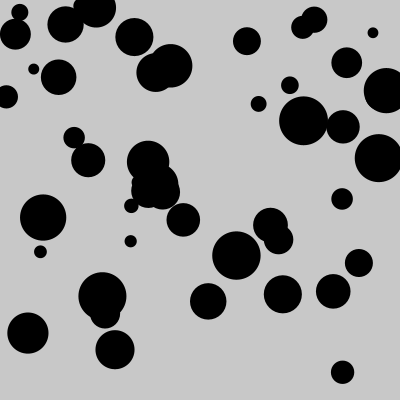
Frame 1 (no input)
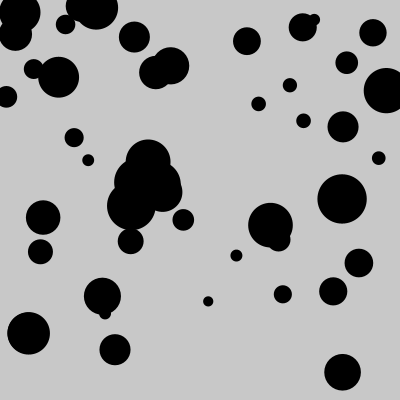
Frame 60 (the mouse pressed at the canvas centre just before this capture)
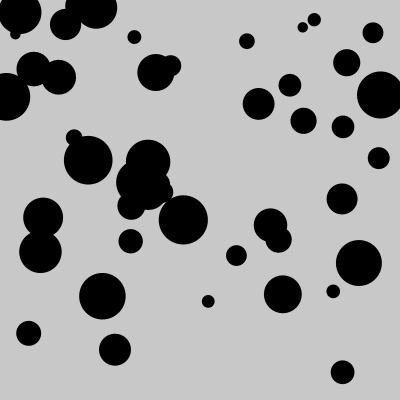
Frame 120 (the mouse held since frame 60 and released just before this capture)

The Processing sketch that drew these frames (run headless with seeded random() and noise(); from frame 60 on, the mouse is pressed at the canvas centre):

// Processing sketch: cc_11_arraylists
// ── cc_11_arraylists.pde
/**
 * Creative Coding HSOS/1617
 * Basic ArrayList example
 *
 * @author Jens de Boer <hello@jnsdbr.de>
 */

PVector[] positionsArray;
ArrayList<PVector> positions;

void setup()
{
    size(400, 400);
    smooth();
    noStroke();
    
    positionsArray = new PVector[50];
    positions = new ArrayList<PVector>();
    
    for (int i = 0; i < 50; i++)
    {
        positions.add(new PVector(random(width), random(height)));
    }
}

void draw()
{
    background(200);
    fill(0);
    
    for (PVector v: positions)
    {
        float size = random(10, 50);
        ellipse(v.x, v.y, size, size);
    }
    
    /*
    for (int i = 0; i < positions.size(); i++)
    {
        ellipse(positions.get(i).x, positions.get(i).y, random(10, 50), random(10, 50));
    }
    */
}
